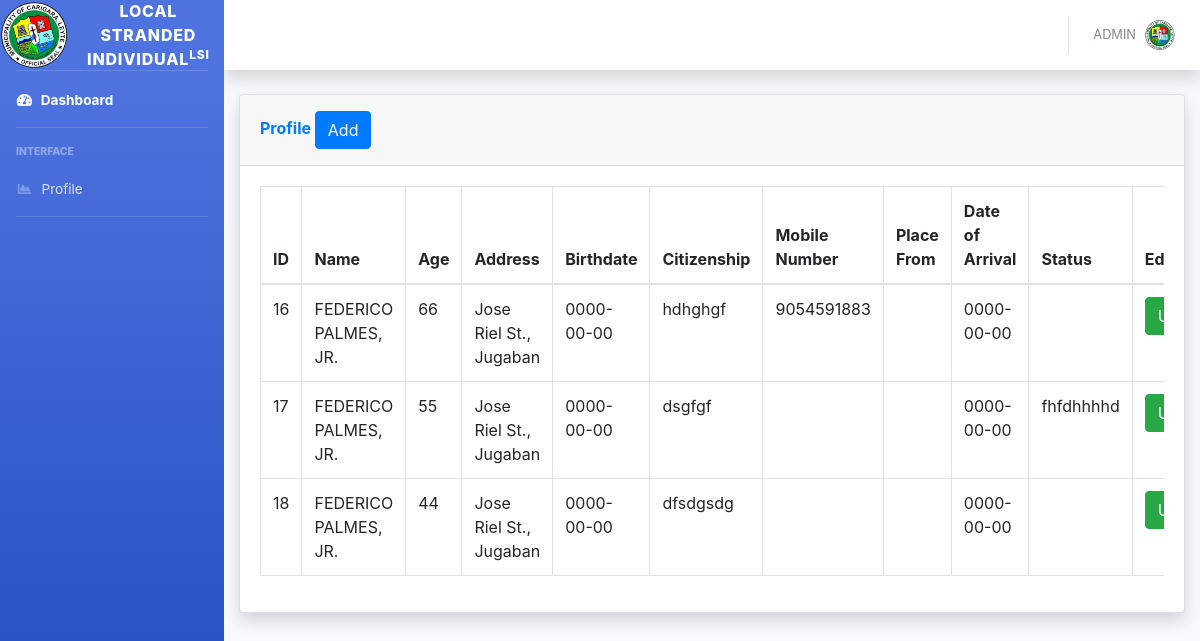
/register.php, run on the app's committed database.
### tables this page shows
CREATE TABLE `lsi` (
  `id` int(11) NOT NULL,
  `name` varchar(100) NOT NULL,
  `age` varchar(100) NOT NULL,
  `address` varchar(100) NOT NULL,
  `birthdate` date NOT NULL,
  `citizenship` varchar(100) NOT NULL,
  `mobile_number` varchar(100) NOT NULL,
  `place_from` varchar(100) NOT NULL,
  `date_of_arrival` date NOT NULL,
  `status` varchar(100) NOT NULL
);

### register.php (the view, shortened to what this page needs)
<?php
include('includes/header.php');
include('includes/navbar.php');
?>
<head>
<link rel="stylesheet" href="assets/bootstrap/css/bootstrap.min.css">
<link rel="stylesheet" href="assets/css/personal-info.css">
</head>
<div class="container-fluid">
<div class="card shadow mb-4">
  <div class="card-header py-3">
    <h6 class="m-0 font-weight-bold text-primary">Profile
            <button type="button" class="btn btn-primary" data-toggle="modal" data-target="#addadminprofile">
              Add
            </button>
    </h6>
  </div>
  <div class="card-body">
    <div class="table-responsive">
            <?php
            $connection = mysqli_connect("localhost","root","","db_lsi");
                $query = "SELECT * FROM lsi";
                $query_run = mysqli_query($connection, $query);
            ?>
      <table class="table table-bordered" id="dataTable" width="100%" cellspacing="0">
        <thead>
          <tr>
            <th>ID</th>
            <th>Name</th>
            <th>Age</th>
            <th>Address</th>
            <th>Birthdate</th>
            <th>Citizenship</th>
            <th>Mobile Number</th>
            <th>Place From</th>
            <th>Date of Arrival</th>
            <th>Status</th>
            <th>Edit</th>
          </tr>
        </thead>
        <tbody>
            <?php
              if(mysqli_num_rows($query_run) > 0)
                        {
                            while($row = mysqli_fetch_assoc($query_run))
                            {
            ?>
          <tr>
            <td><?php  echo $row['id']; ?></td>
            <td><?php  echo $row['name']; ?></td>
            <td><?php  echo $row['age']; ?></td>
            <td><?php  echo $row['address']; ?></td>
            <td><?php  echo $row['birthdate']; ?></td>
            <td><?php  echo $row['citizenship']; ?></td>
            <td><?php  echo $row['mobile_number']; ?></td>
            <td><?php  echo $row['place_from']; ?></td>
            <td><?php  echo $row['date_of_arrival']; ?></td>
            <td><?php  echo $row['status']; ?></td>
            <td>
                <form action="register_edit.php" method="post">
                    <button  type="submit" name="edit_btn" class="btn btn-success">Update</button>
                </form>
            </td>
          </tr>
                       <?php
                            }
                        }
                        else {
                            echo "No Record Found";
                        }
                        ?>
        </tbody>
      </table>
    </div>
  </div>
</div>
</div>

### includes/header.php (shortened to what this page needs)
<!DOCTYPE html>
<html lang="en">
<head>
  <link href="vendor/fontawesome-free/css/all.min.css" rel="stylesheet" type="text/css">
  <link href="css/sb-admin-2.min.css" rel="stylesheet">
</head>
<body id="page-top">
  <div id="wrapper">

### includes/navbar.php (shortened to what this page needs)
   <ul class="navbar-nav bg-gradient-primary sidebar sidebar-dark accordion" id="accordionSidebar">
<a class="sidebar-brand d-flex align-items-center justify-content-center" href="#">
  <div class="sidebar-brand-icon rotate-n-15">
    <img src="assets/img/carigara.png" height="70px;">
  </div>
  <div class="sidebar-brand-text mx-3">Local Stranded Individual<sup>LSI</sup></div>
</a>
<hr class="sidebar-divider my-0">
<li class="nav-item active">
  <a class="nav-link" href="index.php">
    <i class="fas fa-fw fa-tachometer-alt"></i>
    <span>Dashboard</span></a>
</li>
<hr class="sidebar-divider">
<div class="sidebar-heading">
  Interface
</div>
<li class="nav-item">
  <a class="nav-link" href="register.php">
    <i class="fas fa-fw fa-chart-area"></i>
    <span>Profile</span></a>
</li>
<hr class="sidebar-divider d-none d-md-block">
</ul>
    <div id="content-wrapper" class="d-flex flex-column">
      <div id="content">
        <nav class="navbar navbar-expand navbar-light bg-white topbar mb-4 static-top shadow">
          <ul class="navbar-nav ml-auto">
            <li class="nav-item dropdown no-arrow">
              <a class="nav-link dropdown-toggle" href="#" id="userDropdown" role="button" data-toggle="dropdown" aria-haspopup="true" aria-expanded="false">
                <span class="mr-2 d-none d-lg-inline text-gray-600 small">
               ADMIN
                </span>
                <img class="img-profile rounded-circle" src="assets/img/carigara.png">
              </a>
            </li>
          </ul>
        </nav>

### data on the page
lsi: id "16", name "FEDERICO PALMES, JR.", age "66", address "Jose Riel St., Jugaban", birthdate "0000-00-00", citizenship "hdhghgf", mobile_number "9054591883", date_of_arrival "0000-00-00"
lsi: id "17", name "FEDERICO PALMES, JR.", age "55", address "Jose Riel St., Jugaban", birthdate "0000-00-00", citizenship "dsgfgf", date_of_arrival "0000-00-00", status "fhfdhhhhd"
lsi: id "18", name "FEDERICO PALMES, JR.", age "44", address "Jose Riel St., Jugaban", birthdate "0000-00-00", citizenship "dfsdgsdg", date_of_arrival "0000-00-00"
